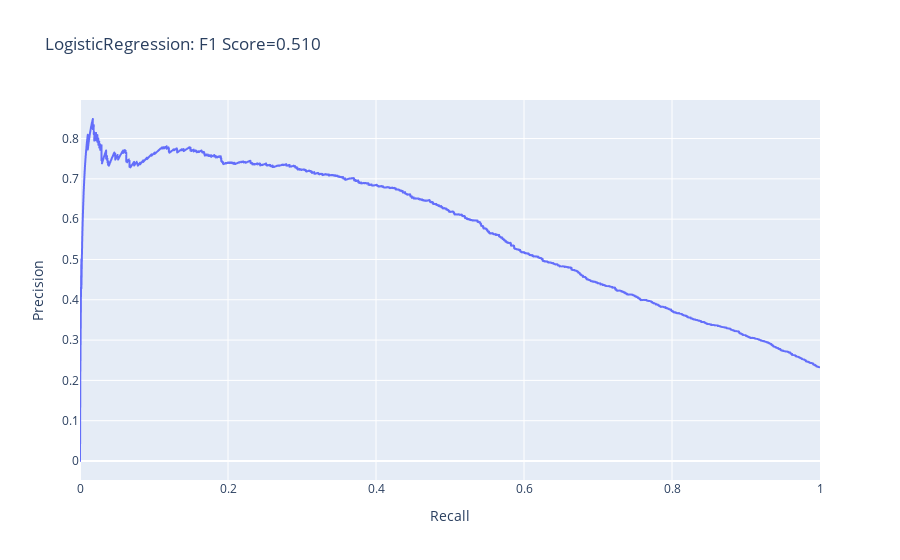
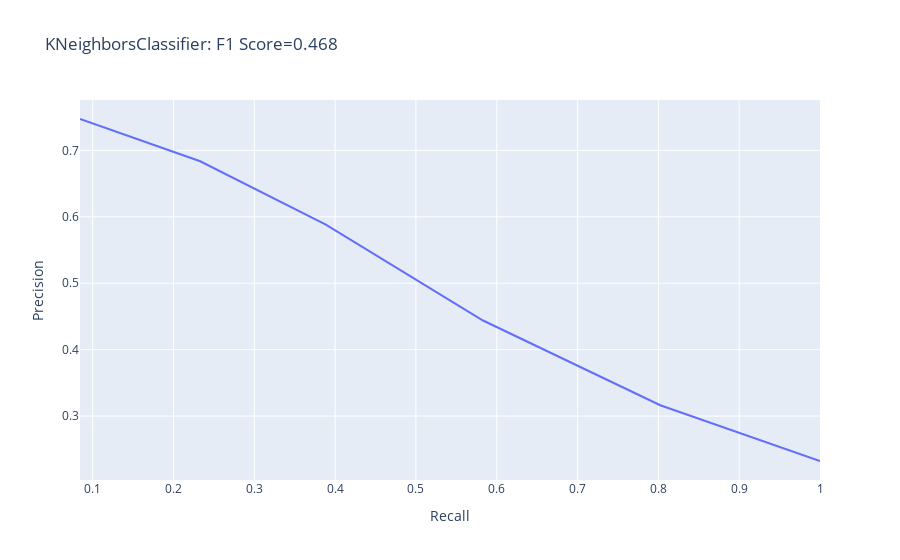
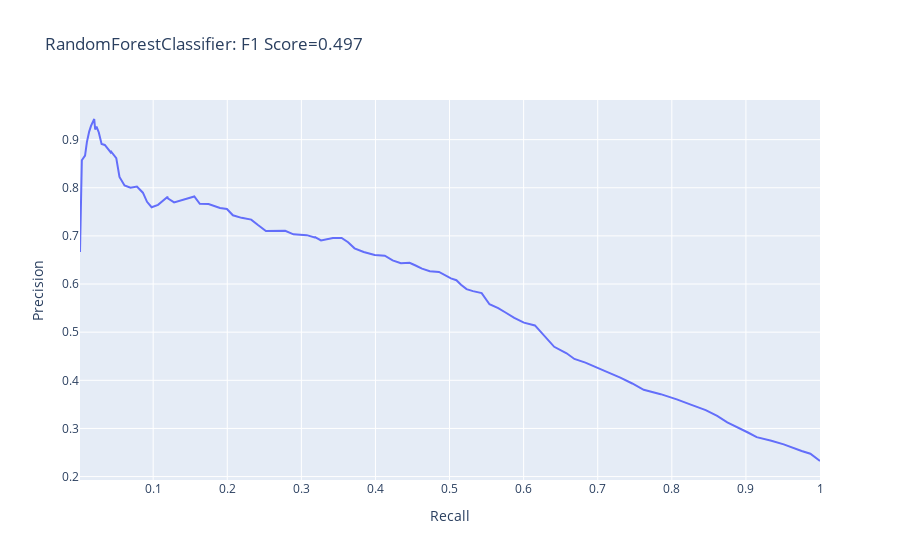

Notebook code for these charts, in order:
### Code cell
results_df = pd.DataFrame()
# Plot output visualisations and create a table of results
for model in models:
    output = model_output(model, X_test, y_test)
    results_df = pd.concat([results_df, output], ignore_index = True)

results_df

### Figure 1 — Plotly figure (JSON) as saved in the notebook; plotly's stock layout.template omitted (floating-point values rounded to 4 significant figures; data arrays with more than 128 entries replaced by an {"elided": "..."} marker saying what was removed)
{"data": [{"hovertemplate": "<b>%{hovertext}</b><br><br>x=%{x}<br>y=%{y}<extra></extra>", "hovertext": {"elided": "6946 float values"}, "legendgroup": "", "line": {"color": "#636efa", "dash": "solid"}, "marker": {"symbol": "circle"}, "mode": "lines", "name": "", "showlegend": false, "type": "scattergl", "x": {"elided": "6946 float values"}, "xaxis": "x", "y": {"elided": "6946 float values"}, "yaxis": "y"}], "layout": {"legend": {"tracegroupgap": 0}, "title": {"text": "LogisticRegression: F1 Score=0.510"}, "xaxis": {"anchor": "y", "domain": [0, 1], "title": {"text": "Recall"}}, "yaxis": {"anchor": "x", "domain": [0, 1], "title": {"text": "Precision"}}}}

### Figure 2 — Plotly figure (JSON) as saved in the notebook; plotly's stock layout.template omitted (floating-point values rounded to 4 significant figures)
{"data": [{"hovertemplate": "<b>%{hovertext}</b><br><br>x=%{x}<br>y=%{y}<extra></extra>", "hovertext": [0, 0.2, 0.4, 0.6, 0.8, 1], "legendgroup": "", "line": {"color": "#636efa", "dash": "solid"}, "marker": {"symbol": "circle"}, "mode": "lines", "name": "", "orientation": "v", "showlegend": false, "type": "scatter", "x": [1, 0.8024, 0.583, 0.3885, 0.233, 0.08426], "xaxis": "x", "y": [0.2324, 0.3163, 0.4439, 0.5882, 0.6836, 0.7473], "yaxis": "y"}], "layout": {"legend": {"tracegroupgap": 0}, "title": {"text": "KNeighborsClassifier: F1 Score=0.468"}, "xaxis": {"anchor": "y", "domain": [0, 1], "title": {"text": "Recall"}}, "yaxis": {"anchor": "x", "domain": [0, 1], "title": {"text": "Precision"}}}}

### Figure 3 — Plotly figure (JSON) as saved in the notebook; plotly's stock layout.template omitted (floating-point values rounded to 4 significant figures)
{"data": [{"hovertemplate": "<b>%{hovertext}</b><br><br>x=%{x}<br>y=%{y}<extra></extra>", "hovertext": [0, 0.01, 0.02, 0.03, 0.04, 0.05, 0.06, 0.07, 0.08, 0.09, 0.1, 0.11, 0.12, 0.13, 0.14, 0.15, 0.16, 0.17, 0.18, 0.19, 0.2, 0.21, 0.22, 0.23, 0.24, 0.25, 0.26, 0.27, 0.28, 0.29, 0.3, 0.305, 0.31, 0.32, 0.33, 0.34, 0.35, 0.36, 0.37, 0.38, 0.39, 0.4, 0.41, 0.42, 0.43, 0.44, 0.45, 0.46, 0.47, 0.48, 0.49, 0.5, 0.51, 0.52, 0.53, 0.54, 0.5433, 0.55, 0.56, 0.57, 0.5707, 0.58, 0.59, 0.6, 0.61, 0.62, 0.63, 0.64, 0.65, 0.66, 0.67, 0.68, 0.69, 0.7, 0.71, 0.72, 0.73, 0.735, 0.74, 0.7403, 0.75, 0.76, 0.77, 0.78, 0.79, 0.8, 0.81, 0.82, 0.83, 0.84, 0.8453, 0.85, 0.86, 0.87, 0.88, 0.89, 0.8983, 0.9, 0.91, 0.92, 0.93, 0.94, 0.9467, 0.95, 0.9517, 0.96, 0.97, 0.98, 1], "legendgroup": "", "line": {"color": "#636efa", "dash": "solid"}, "marker": {"symbol": "circle"}, "mode": "lines", "name": "", "orientation": "v", "showlegend": false, "type": "scatter", "x": [1, 0.9988, 0.9963, 0.9926, 0.987, 0.9752, 0.9641, 0.9511, 0.9343, 0.9145, 0.9027, 0.8891, 0.8748, 0.8612, 0.8457, 0.8265, 0.8067, 0.785, 0.7621, 0.7466, 0.7305, 0.7131, 0.6983, 0.6834, 0.6685, 0.658, 0.6413, 0.6326, 0.6233, 0.6152, 0.6004, 0.588, 0.5874, 0.575, 0.5657, 0.5539, 0.5489, 0.5434, 0.5316, 0.5229, 0.5155, 0.5093, 0.5019, 0.4932, 0.4857, 0.4734, 0.4628, 0.4542, 0.4461, 0.4343, 0.4232, 0.4126, 0.399, 0.3841, 0.3717, 0.3631, 0.355, 0.3544, 0.3426, 0.3265, 0.3185, 0.3178, 0.3073, 0.2893, 0.2782, 0.2621, 0.2522, 0.241, 0.2323, 0.2193, 0.2076, 0.1995, 0.1902, 0.1747, 0.1629, 0.1555, 0.1406, 0.1289, 0.1283, 0.1196, 0.1196, 0.1066, 0.09789, 0.0917, 0.08612, 0.07807, 0.06939, 0.06134, 0.05452, 0.05019, 0.04337, 0.04275, 0.03779, 0.0347, 0.03036, 0.02664, 0.02354, 0.02292, 0.02169, 0.02045, 0.01921, 0.01611, 0.01363, 0.01301, 0.01115, 0.01053, 0.008055, 0.003717, 0.001239], "xaxis": "x", "y": [0.2324, 0.2339, 0.2373, 0.242, 0.2475, 0.253, 0.2596, 0.267, 0.2746, 0.2819, 0.2916, 0.3026, 0.3125, 0.3261, 0.338, 0.3488, 0.3605, 0.3712, 0.3803, 0.3934, 0.4056, 0.4169, 0.4266, 0.4367, 0.4444, 0.4562, 0.4696, 0.4839, 0.4988, 0.514, 0.5198, 0.5299, 0.5296, 0.5414, 0.55, 0.5581, 0.5683, 0.5812, 0.5853, 0.5894, 0.5986, 0.608, 0.6118, 0.6195, 0.6252, 0.6267, 0.632, 0.6385, 0.644, 0.6431, 0.6492, 0.6588, 0.6605, 0.6667, 0.6742, 0.687, 0.6962, 0.6959, 0.6956, 0.6907, 0.6974, 0.697, 0.7016, 0.7033, 0.7104, 0.7109, 0.7103, 0.723, 0.7339, 0.7375, 0.7428, 0.7559, 0.758, 0.7663, 0.7668, 0.7819, 0.7747, 0.7704, 0.7695, 0.7782, 0.7814, 0.7644, 0.7596, 0.7708, 0.7898, 0.8025, 0.8, 0.8049, 0.8224, 0.8617, 0.875, 0.8734, 0.8841, 0.8889, 0.8909, 0.9149, 0.9268, 0.925, 0.9211, 0.9429, 0.9394, 0.9286, 0.9167, 0.913, 0.9, 0.8947, 0.8667, 0.8571, 0.6667], "yaxis": "y"}], "layout": {"legend": {"tracegroupgap": 0}, "title": {"text": "RandomForestClassifier: F1 Score=0.497"}, "xaxis": {"anchor": "y", "domain": [0, 1], "title": {"text": "Recall"}}, "yaxis": {"anchor": "x", "domain": [0, 1], "title": {"text": "Precision"}}}}
